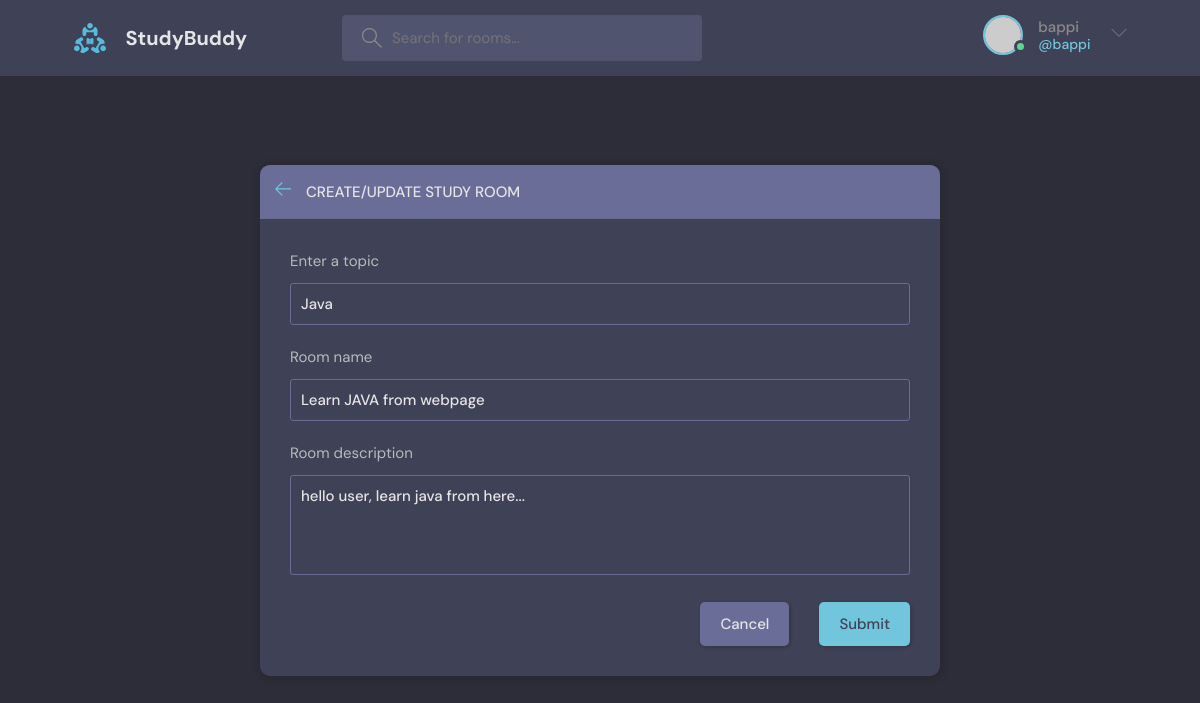
Screenshot of /update_room/7 (signed in) with the database file from the repository.
### base/models.py (models this page shows, shortened)
class Rooms(models.Model):
    host = models.ForeignKey(User, on_delete=models.SET_NULL, null=True)
    topic = models.ForeignKey(Topic, on_delete=models.SET_NULL, null=True)
    name = models.CharField(max_length=200)
    description = models.TextField(null=True, blank=True)
    participants = models.ManyToManyField(User, related_name='participants', blank=True)
    updated = models.DateTimeField(auto_now=True)
    created = models.DateTimeField(auto_now_add=True)
    class Meta:
        ordering = ['-updated','-created']

class Topic(models.Model):
    name = models.CharField(max_length=200)

### base/views.py (the view, shortened to what this page needs)
# urls.py: path('update_room/<str:pk>', views.update_room, name='update_room'),
@login_required(login_url='login')
def update_room(request,pk):
    room = Rooms.objects.get(id=pk)
    form = UserRoom(instance=room)
    topics = Topic.objects.all()
    if request.user != room.host:
        return HttpResponse('You are no allowed here.')
    context = {'form':form, 'topics':topics,'room':room}
    return render(request, 'base/room_form.html', context)

### base/forms.py
class UserRoom(ModelForm):
    class Meta:
        model = Rooms
        fields = '__all__'
        exclude = {'host','participants'}

### base/templates/base/room_form.html (shortened to what this page needs)
{% extends 'main.html' %}
{% block content %}
  <main class="create-room layout">
    <div class="container">
      <div class="layout__box">
        <div class="layout__boxHeader">
          <div class="layout__boxTitle">
            <a href="{% url 'home' %}">
              <svg version="1.1" xmlns="http://www.w3.org/2000/svg" width="32" height="32" viewBox="0 0 32 32">
                <title>arrow-left</title>
                <path
                  d="M13.723 2.286l-13.723 13.714 13.719 13.714 1.616-1.611-10.96-10.96h27.625v-2.286h-27.625l10.965-10.965-1.616-1.607z">
                </path>
              </svg>
            </a>
            <h3>Create/Update Study Room</h3>
          </div>
        </div>
        <div class="layout__body">
          <form class="form" action="" method="POST">
            <div class="form__group">
              <label for="room_topic">Enter a topic</label>
              <input type="text" name="topic" value="{{ room.topic.name }}" list="topic-list" required/>
            </div>
            <div class="form__group">
              <label for="room_name">Room name</label>
              {{ form.name }}
            </div>
            <div class="form__group">
              <label for="room_description">Room description</label>
              {{ form.description }}
            </div>
            <div class="form__action">
              <a class="btn btn--dark" href="index.html">Cancel</a>
              <button class="btn btn--main" type="submit">Submit</button>
            </div>
          </form>
        </div>
      </div>
    </div>
  </main>
{% endblock %}

### templates/navbar.html (shortened to what this page needs)
{% load static %}
<header class="header header--loggedIn">
    <div class="container">
      <a href="{% url 'home' %}" class="header__logo">
        <img src="{% static 'images/logo.svg' %}" />
        <h1>StudyBuddy</h1>
      </a>
      <form class="header__search" method="GET" action="{% url 'home' %}" >
        <label>
          <input type="text" name="q" placeholder="Search for rooms..." />
        </label>
      </form>
      <nav class="header__menu">
        {% if request.user.is_authenticated %}
        <div class="header__user">
          <a href="{% url 'update_user' %}">
            <div class="avatar avatar--medium active">
              <img src="https://randomuser.me/api/portraits/men/37.jpg" />
            </div>
            <p> {{request.user.username}} <span>@{{request.user.username}}</span></p>
          </a>
          <button class="dropdown-button">
            <svg version="1.1" xmlns="http://www.w3.org/2000/svg" width="32" height="32" viewBox="0 0 32 32">
              <title>chevron-down</title>
              <path d="M16 21l-13-13h-3l16 16 16-16h-3l-13 13z"></path>
            </svg>
          </button>
        </div>
        {% else %}
        <a href="{% url 'login' %}">
          <img src="{% static 'images/avatar.svg' %}" />
          <p>Login</p>
        </a>
        {% endif %}
      </nav>
    </div>
  </header>

### rows the page displays
Rooms: topic "Java", name "Learn JAVA from webpage", description "hello user, learn java from here..."

### other values shown
{{ request.user.username }} "bappi"
